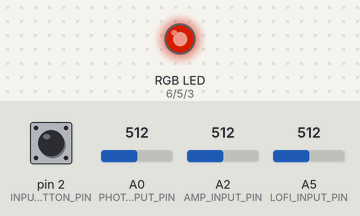
Bench run of a sketch on a simulated Arduino Uno, built with avr-gcc and run on an emulated ATmega328P. Parts: an RGB LED mixed from three pins (HIGH = lit). Inputs (shaded band) come from the test bench; at power-on: A0 (PHOTOCELL_INPUT_PIN) = 512, pin 2 (INPUT_BUTTON_PIN) HIGH, A2 (AMP_INPUT_PIN) = 512, A5 (LOFI_INPUT_PIN) = 512. Dim RGB values are drawn brighter than linear.

Above: at 1.2 s.
1.3 s: A0 (PHOTOCELL_INPUT_PIN) set to 306
At 1.46 s:
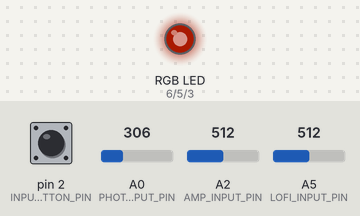
4.3 s: pin 2 (INPUT_BUTTON_PIN) pulled LOW for 0.15 s
At 5.5 s:
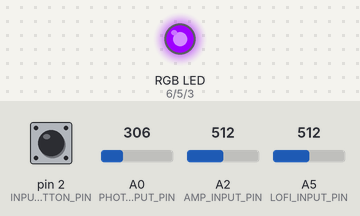
5.9 s: pin 2 (INPUT_BUTTON_PIN) pulled LOW for 1 s
At 7.3 s:
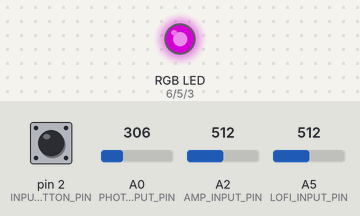
8.4 s: A2 (AMP_INPUT_PIN) set to 716
At 8.9 s:
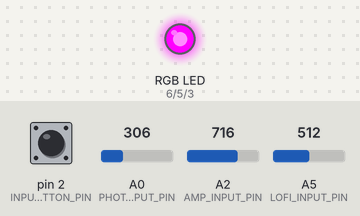
9.9 s: A2 (AMP_INPUT_PIN) set to 306
At 11.1 s:
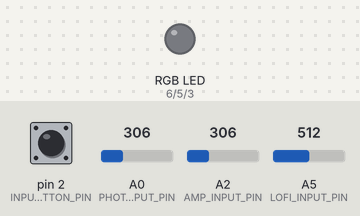
11.4 s: pin 2 (INPUT_BUTTON_PIN) pulled LOW for 0.15 s
At 11.67 s:
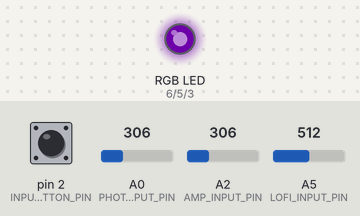
Timing chart, 0 to 41.1 s (numbered marks = the images above; inputs shaded):
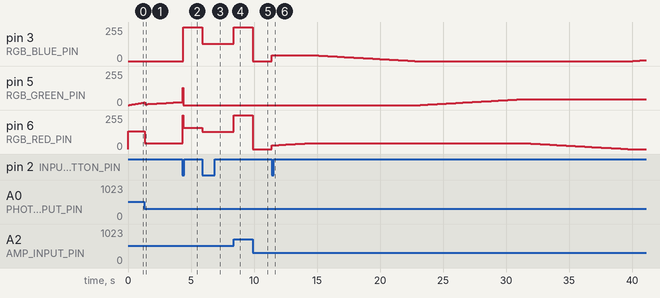

Measured:
- after the input at 1.3 s, pin 6 (RGB_RED_PIN): 132/255 → 45/255 at once
- after the input at 4.3 s, pin 3 (RGB_BLUE_PIN): 0/255 → 255/255 after 0.10 s; pin 6 (RGB_RED_PIN): 45/255 → 159/255 at once
- after the input at 5.9 s, pin 3 (RGB_BLUE_PIN): 255/255 → 131/255 at once; pin 6 (RGB_RED_PIN): 159/255 → 131/255 at once
- after the input at 8.4 s, pin 3 (RGB_BLUE_PIN), pin 6 (RGB_RED_PIN): 131/255 → 255/255 at once
- after the input at 9.9 s, pin 3 (RGB_BLUE_PIN), pin 6 (RGB_RED_PIN): 255/255 → 0/255 at once
- after the input at 11.4 s, pin 3 (RGB_BLUE_PIN): 0/255 → 45/255 at once, → 44/255 3.2 s later, → 43/255 0.15 s later, → 42/255 0.20 s later, … (52 changes in this stretch); pin 5 (RGB_GREEN_PIN): moves from 0/255 to 45/255 over 8.2 s, starting after 11.8 s; pin 6 (RGB_RED_PIN): rises from 0/255 to 45/255 in 3.2 s, then falls to 0/255 in 25.1 s

The sketch:

hyacinth.ino
```cpp
/**
 * Yerim Heo
 * A huge portion of this code is from the code in the Physical Computing lessons
 * and additional code provided by Liang He and Jon Froehlich
 */

#include "src/RGBConverter/RGBConverter.h"

// BUTTON MODE
const int INPUT_BUTTON_PIN = 2;
int mode = 1;
int lastButtonState = 1;
int buttonState = 0;


// CROSSFADING RGB
const boolean COMMON_ANODE = false;
const int RGB_RED_PIN = 6;
const int RGB_GREEN_PIN = 5;
const int RGB_BLUE_PIN = 3;
const int DELAY_INTERVAL = 50;
const byte MAX_RGB_VALUE = 255;

float _hue = 0;
float _step = 0.001f;


// PHOTORESISTOR
const int PHOTOCELL_INPUT_PIN = A0;
const int MIN_PHOTOCELL_VAL = 200;
const int MAX_PHOTOCELL_VAL = 800;
const boolean PHOTOCELL_IS_R2_IN_DIVIDER = true;


// LOFI
const int LOFI_INPUT_PIN = A5;


// AMP
const int MAX_ANALOG_IN = 676;
const int MAX_ANALOG_OUT = 255;
const int AMP_INPUT_PIN = A2;
int _maxSoundLevel = 0;

RGBConverter _rgbConverter;

void setup() {
  pinMode(INPUT_BUTTON_PIN, INPUT_PULLUP);

  pinMode(RGB_RED_PIN, OUTPUT);
  pinMode(RGB_GREEN_PIN, OUTPUT);
  pinMode(RGB_BLUE_PIN, OUTPUT);

  pinMode(PHOTOCELL_INPUT_PIN, INPUT);

  pinMode(LOFI_INPUT_PIN, INPUT);

  pinMode(AMP_INPUT_PIN, INPUT);

  Serial.begin(9600);
}

void loop() {

  // BUTTON MODES
  int buttonState = digitalRead(INPUT_BUTTON_PIN);
  if (buttonState != lastButtonState && buttonState == 0) {
    mode++;
    if (mode > 3) {
      mode = 1;
    }
  }
  lastButtonState = buttonState;


  if (mode == 1) { // MODE 1: CROSSFADING RGB
    byte rgb[3];
    _rgbConverter.hslToRgb(_hue, 1, 0.5, rgb);

    int photocellVal = analogRead(PHOTOCELL_INPUT_PIN);
    int ledVal = map(photocellVal, MIN_PHOTOCELL_VAL, MAX_PHOTOCELL_VAL, 0, 255);
    ledVal = constrain(ledVal, 0, 255);

    if (PHOTOCELL_IS_R2_IN_DIVIDER == false) {
      ledVal = 255 - ledVal;
    }

    setColor(rgb[0], rgb[1], rgb[2], ledVal);

    _hue += _step;

    if (_hue > 1.0) {
      _hue = 0;
    }

    delay(DELAY_INTERVAL);
  } else if (mode == 2) { // MODE 2: VOLTAGE DIVIDER INPUT
    byte rgb[3];
    _rgbConverter.hslToRgb(_hue, 1, 0.5, rgb);

    int potVal = analogRead(LOFI_INPUT_PIN);
    float hueVal = potVal / 664.0;
    hueVal = constrain(hueVal, 0, 1);

    setColor(rgb[0], rgb[1], rgb[2], 255);

    _hue = hueVal;

    delay(DELAY_INTERVAL);
  } else { // MODE 3: MICROPHONE AMPLIFIER INPUT
    int amp = analogRead(AMP_INPUT_PIN);
    int ledVal = map(amp, MAX_ANALOG_IN/2, MAX_ANALOG_IN, 0, MAX_ANALOG_OUT);
    ledVal = constrain(ledVal, 0, MAX_ANALOG_OUT);
    setColor(255, 0, 255, ledVal); // violet
  }
}

/**
 * set the color of the LED
 * parameters: values from 0 to 255 for red, green, blue, and brightness
 */
void setColor(int red, int green, int blue, int led) {
  float value = led / 255.0;
  if (COMMON_ANODE == true) {
    red = MAX_RGB_VALUE - red;
    green = MAX_RGB_VALUE - green;
    blue = MAX_RGB_VALUE - blue;
  }
  analogWrite(RGB_RED_PIN, red * value);
  analogWrite(RGB_GREEN_PIN, green * value);
  analogWrite(RGB_BLUE_PIN, blue * value);
}
```

RGBConverter.cpp
```cpp
/*
 * RGBConverter.h - Arduino library for converting between RGB, HSV and HSL
 *
 * Ported from the Javascript at http://mjijackson.com/2008/02/rgb-to-hsl-and-rgb-to-hsv-color-model-conversion-algorithms-in-javascript
 * The hard work was Michael's, all the bugs are mine.
 *
 * Robert Atkins, December 2010 (ratkins_at_fastmail_dot_fm).
 *
 * https://github.com/ratkins/RGBConverter
 *
 */
#include "RGBConverter.h"

/**
 * Converts an RGB color value to HSL. Conversion formula
 * adapted from http://en.wikipedia.org/wiki/HSL_color_space.
 * Assumes r, g, and b are contained in the set [0, 255] and
 * returns h, s, and l in the set [0, 1].
 *
 * @param   Number  r       The red color value
 * @param   Number  g       The green color value
 * @param   Number  b       The blue color value
 * @return  Array           The HSL representation
 */
void RGBConverter::rgbToHsl(byte r, byte g, byte b, double hsl[]) {
    double rd = (double) r/255;
    double gd = (double) g/255;
    double bd = (double) b/255;
    double max = threeway_max(rd, gd, bd);
    double min = threeway_min(rd, gd, bd);
    double h, s, l = (max + min) / 2;

    if (max == min) {
        h = s = 0; // achromatic
    } else {
        double d = max - min;
        s = l > 0.5 ? d / (2 - max - min) : d / (max + min);
        if (max == rd) {
            h = (gd - bd) / d + (gd < bd ? 6 : 0);
        } else if (max == gd) {
            h = (bd - rd) / d + 2;
        } else if (max == bd) {
            h = (rd - gd) / d + 4;
        }
        h /= 6;
    }
    hsl[0] = h;
    hsl[1] = s;
    hsl[2] = l;
}

/**
 * Converts an HSL color value to RGB. Conversion formula
 * adapted from http://en.wikipedia.org/wiki/HSL_color_space.
 * Assumes h, s, and l are contained in the set [0, 1] and
 * returns r, g, and b in the set [0, 255].
 *
 * @param   Number  h       The hue
 * @param   Number  s       The saturation
 * @param   Number  l       The lightness
 * @return  Array           The RGB representation
 */
void RGBConverter::hslToRgb(double h, double s, double l, byte rgb[]) {
    double r, g, b;

    if (s == 0) {
        r = g = b = l; // achromatic
    } else {
        double q = l < 0.5 ? l * (1 + s) : l + s - l * s;
        double p = 2 * l - q;
        r = RGBConverter::hue2rgb(p, q, h + 1/3.0);
        g = RGBConverter::hue2rgb(p, q, h);
        b = RGBConverter::hue2rgb(p, q, h - 1/3.0);
    }

    rgb[0] = r * 255;
    rgb[1] = g * 255;
    rgb[2] = b * 255;
}

/**
 * Converts an RGB color value to HSV. Conversion formula
 * adapted from http://en.wikipedia.org/wiki/HSV_color_space.
 * Assumes r, g, and b are contained in the set [0, 255] and
 * returns h, s, and v in the set [0, 1].
 *
 * @param   Number  r       The red color value
 * @param   Number  g       The green color value
 * @param   Number  b       The blue color value
 * @return  Array           The HSV representation
 */
void RGBConverter::rgbToHsv(byte r, byte g, byte b, double hsv[]) {
    double rd = (double) r/255;
    double gd = (double) g/255;
    double bd = (double) b/255;
    double max = threeway_max(rd, gd, bd), min = threeway_min(rd, gd, bd);
    double h, s, v = max;

    double d = max - min;
    s = max == 0 ? 0 : d / max;

    if (max == min) {
        h = 0; // achromatic
    } else {
        if (max == rd) {
            h = (gd - bd) / d + (gd < bd ? 6 : 0);
        } else if (max == gd) {
            h = (bd - rd) / d + 2;
        } else if (max == bd) {
            h = (rd - gd) / d + 4;
        }
        h /= 6;
    }

    hsv[0] = h;
    hsv[1] = s;
    hsv[2] = v;
}

/**
 * Converts an HSV color value to RGB. Conversion formula
 * adapted from http://en.wikipedia.org/wiki/HSV_color_space.
 * Assumes h, s, and v are contained in the set [0, 1] and
 * returns r, g, and b in the set [0, 255].
 *
 * @param   Number  h       The hue
 * @param   Number  s       The saturation
 * @param   Number  v       The value
 * @return  Array           The RGB representation
 */
void RGBConverter::hsvToRgb(double h, double s, double v, byte rgb[]) {
    double r, g, b;

    int i = int(h * 6);
    double f = h * 6 - i;
    double p = v * (1 - s);
    double q = v * (1 - f * s);
    double t = v * (1 - (1 - f) * s);

    switch(i % 6){
        case 0: r = v, g = t, b = p; break;
        case 1: r = q, g = v, b = p; break;
        case 2: r = p, g = v, b = t; break;
        case 3: r = p, g = q, b = v; break;
        case 4: r = t, g = p, b = v; break;
        case 5: r = v, g = p, b = q; break;
    }

    rgb[0] = r * 255;
    rgb[1] = g * 255;
    rgb[2] = b * 255;
}

double RGBConverter::threeway_max(double a, double b, double c) {
    return max(a, max(b, c));
}

double RGBConverter::threeway_min(double a, double b, double c) {
    return min(a, min(b, c));
}

double RGBConverter::hue2rgb(double p, double q, double t) {
    if(t < 0) t += 1;
    if(t > 1) t -= 1;
    if(t < 1/6.0) return p + (q - p) * 6 * t;
    if(t < 1/2.0) return q;
    if(t < 2/3.0) return p + (q - p) * (2/3.0 - t) * 6;
    return p;
}
```

RGBConverter.h
```cpp
/*
 * RGBConverter.h - Arduino library for converting between RGB, HSV and HSL
 *
 * Ported from the Javascript at http://mjijackson.com/2008/02/rgb-to-hsl-and-rgb-to-hsv-color-model-conversion-algorithms-in-javascript
 * The hard work was Michael's, all the bugs are mine.
 *
 * Robert Atkins, December 2010 (ratkins_at_fastmail_dot_fm).
 *
 * https://github.com/ratkins/RGBConverter
 *
 */
#ifndef RGBConverter_h
#define RGBConverter_h

#if (ARDUINO >= 100)
 #include <Arduino.h>
#else
 #include <Arduino.h>
#endif

class RGBConverter {

public:
    /**
     * Converts an RGB color value to HSL. Conversion formula
     * adapted from http://en.wikipedia.org/wiki/HSL_color_space.
     * Assumes r, g, and b are contained in the set [0, 255] and
     * returns h, s, and l in the set [0, 1].
     *
     * @param   byte    r       The red color value
     * @param   byte    g       The green color value
     * @param   byte    b       The blue color value
     * @param   double  hsl[]   The HSL representation
     */
    void rgbToHsl(byte r, byte g, byte b, double hsl[]);

    /**
     * Converts an HSL color value to RGB. Conversion formula
     * adapted from http://en.wikipedia.org/wiki/HSL_color_space.
     * Assumes h, s, and l are contained in the set [0, 1] and
     * returns r, g, and b in the set [0, 255].
     *
     * @param   double  h       The hue
     * @param   double  s       The saturation
     * @param   double  l       The lightness
     * @return  byte    rgb[]   The RGB representation
     */
    void hslToRgb(double h, double s, double l, byte rgb[]);

    /**
     * Converts an RGB color value to HSV. Conversion formula
     * adapted from http://en.wikipedia.org/wiki/HSV_color_space.
     * Assumes r, g, and b are contained in the set [0, 255] and
     * returns h, s, and v in the set [0, 1].
     *
     * @param   byte  r       The red color value
     * @param   byte  g       The green color value
     * @param   byte  b       The blue color value
     * @return  double hsv[]  The HSV representation
     */
    void rgbToHsv(byte r, byte g, byte b, double hsv[]);

    /**
     * Converts an HSV color value to RGB. Conversion formula
     * adapted from http://en.wikipedia.org/wiki/HSV_color_space.
     * Assumes h, s, and v are contained in the set [0, 1] and
     * returns r, g, and b in the set [0, 255].
     *
     * @param   double  h       The hue
     * @param   double  s       The saturation
     * @param   double  v       The value
     * @return  byte    rgb[]   The RGB representation
     */
    void hsvToRgb(double h, double s, double v, byte rgb[]);

private:
    double threeway_max(double a, double b, double c);
    double threeway_min(double a, double b, double c);
    double hue2rgb(double p, double q, double t);
};

#endif
```
